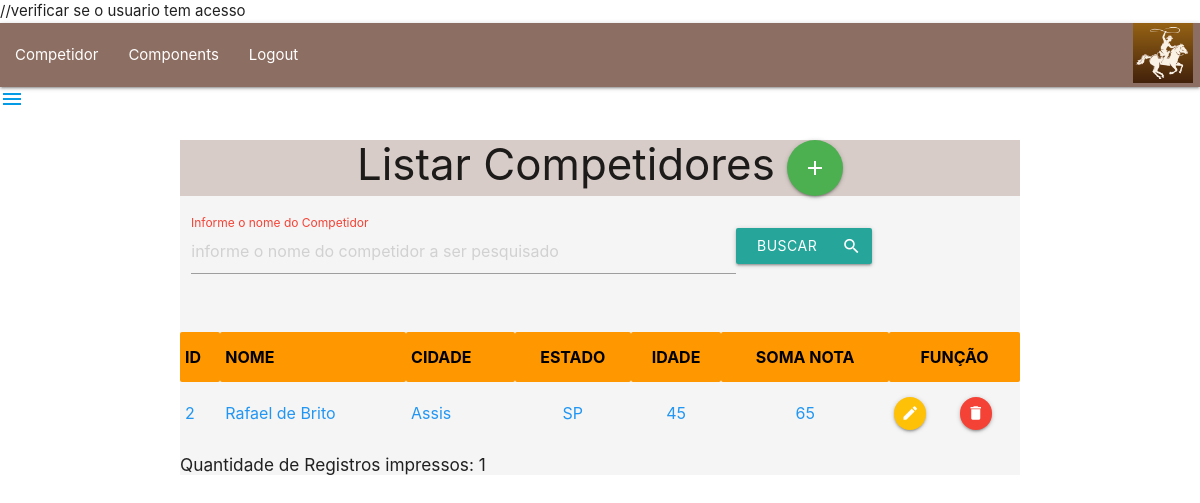
The page /listarCompetidores.php?busca=Rafael de Brito (signed in) on the database its author committed.
### tables this page shows
CREATE TABLE `competidor` (
  `id` int(11) NOT NULL,
  `nome` varchar(35) NOT NULL,
  `cidade` varchar(25) NOT NULL,
  `estado` varchar(2) NOT NULL,
  `idade` int(11) NOT NULL,
  `somanota` float NOT NULL
);

### listarCompetidores.php (the view, shortened to what this page needs)
<?php
    include 'menu.php';
    if (isset($_GET['busca']))
       $busca = trim($_GET['busca']);
    else $busca = '';
    $pdo = Conexao::conectar();
    if ($busca != '')
         $sql = "Select * from competidor WHERE nome LIKE '%" . $busca .  "%' order by nome ";
    else $sql = "Select * from competidor order by nome ";
    $listaCompetidores = $pdo->query($sql);
?>
<!DOCTYPE html>
<html lang="en">
<head>
     <link rel="stylesheet" href="https://cdnjs.cloudflare.com/ajax/libs/materialize/1.0.0/css/materialize.min.css">
</head>
<body>
     <div class="container grey lighten-4 col s12">
      <div class="brown lighten-4 col s12">
            <h3 class="align center">Listar Competidores
                 <a class="btn-floating btn-large waves-effect waves-light green"
                onclick="JavaScript:location.href='frmInsCompetidor.php'">
                <i class="material-icons">add</i></a>
            </h3>
     </div>
    <div class="row">
        <div class="input-field">
             <form action="listarCompetidores.php" method="GET" id="frmBscCompt" class="col s12">
                    <div class="input-field col s12">
                        <label for="lblNome" class="red-text text-dark-4">Informe o nome do Competidor</label>
                        <input type="text" placeholder="informe o nome do competidor a ser pesquisado" class="form-control col s8" id="txtBusca" name="busca">
                        <button class="btn waves-effect waves-light col s2" type="submit" > Buscar
                                <i class="material-icons right">search</i>
                        </button>
                    </div>
             </form>
        </div>
    </div>
    <table class="striped" class="responsive-table">
        <tr class="solid orange black-text text-dark-4 align center">
            <th>ID</th>
            <th>NOME</th>
            <th>CIDADE</th>
            <th class="align center">ESTADO</th>
            <th class="align center">IDADE</th>
            <th class="align center">SOMA NOTA</th>
            <th colspan="2" class="align center">FUNÇÃO</th>
        </tr>
        <?php
            $cont = 0;
            foreach ($listaCompetidores as $competidor){
        ?>
            <tr class="blue-text text-light-blue accent-4"  >
                <td><?php echo $competidor['id']  ?></td>
                <td><?php echo $competidor['nome']  ?></td>
                <td><?php echo $competidor['cidade']  ?></td>
                <td class="align center"><?php echo $competidor['estado']  ?></td>
                <td class="align center"><?php echo $competidor['idade']  ?></td>
                <td class="align center"><?php echo $competidor['somanota']  ?></td>
                <td><a class="btn-floating btn-small waves-effect waves-light amber"
                        onclick="JavaScript:location.href ='frmEdtCompetidor.php?id=' +
                        <?php echo $competidor['id'];?>">
                        <i class="material-icons">edit</i>
                </td>
                <td><a class="btn-floating btn-small waves-effect waves-light red"
                        onclick="JavaScript:location.href ='frmRemCompetidor.php?id=' +
                        <?php echo $competidor['id'];?>">
                        <i class="material-icons">delete</i>
               </td>
            </tr>
        <?php
            $cont++;}
        ?>
    </table>
    <h6>Quantidade de Registros impressos: <?php echo $cont;?></h6>
    </div>
</body>
</html>

### rows shown on the page
competidor: id "2", nome "Rafael de Brito", cidade "Assis", estado "SP", idade "45", somanota "65"

### other values the page prints
$cont "1"
